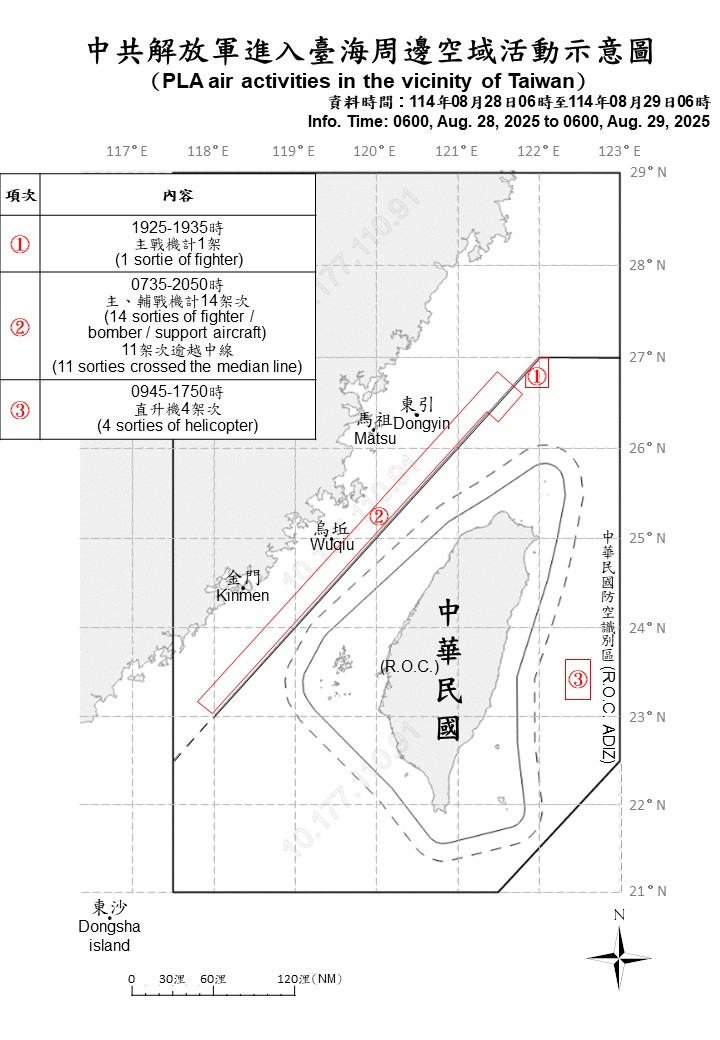
#> input picture exmpel/84835/000.jpg, 720 x 1040 px; its folder holds only this picture in this run
$ python -i red_detector.py   (imports and definitions only)
#> lines starting #> are read from the running program, lines starting #| are printed output that depends on the picture; after the words box and inside, x2 and y2 are one past the last pixel; in counts of white or black regions, pixels touching at a corner belong together
#> further down, picture is the input picture: shape (1040, 720, 3); mean B, G, R 241.7, 241.7, 242
"""
紅色框線區域偵測
在地圖 ROI 內做紅色分割，輸出多邊形頂點、線段、標點。
"""
from dataclasses import dataclass
from typing import List, Literal, Optional, Tuple

import cv2
import numpy as np

from .config import (
    DASHED_ANGLE_TOLERANCE,
    LINE_EXCLUDE_DILATE,
    LINE_ROI_LEFT,
    MAP_ROI_BOTTOM,
    MAP_ROI_LEFT,
    MAP_ROI_RIGHT,
    MAP_ROI_TOP,
    MAX_LINE_GAP,
    MAX_MARKER_AREA,
    MAX_POLYGON_AREA,
    MAX_POLYGON_CIRCULARITY,
    MIN_LINE_LENGTH,
    MIN_MARKER_AREA,
    MIN_MARKER_CIRCULARITY,
    MIN_PATH_LENGTH,
    MIN_POLYGON_AREA,
    POLYGON_APPROX_EPS,
    RED_HUE_RANGE,
    RED_HUE_RANGE_2,
    RED_SAT_MIN,
    RED_VAL_MIN,
)


@dataclass
class RedPolygon:
    """單一紅色多邊形"""
    pixel_polygon: List[Tuple[float, float]]
    pixel_bbox: Tuple[float, float, float, float]  # x, y, w, h
    area: float
    confidence: float  # 0~1，基於形狀閉合性、面積合理性


@dataclass
class RedLine:
    """紅色線段（實線或虛線）"""
    pixel_path: List[Tuple[float, float]]
    line_type: Literal["solid", "dashed"]
    confidence: float  # 0~1


@dataclass
class RedMarker:
    """紅色圓形標點"""
    center: Tuple[float, float]
    radius: float
    marker_label: Optional[str]  # 若可辨識編號
    confidence: float  # 0~1


def _get_red_mask(roi: np.ndarray) -> np.ndarray:
    """從 ROI 取得紅色二值遮罩（含低飽和度紅色）"""
    hsv = cv2.cvtColor(roi, cv2.COLOR_BGR2HSV)
    mask1 = cv2.inRange(hsv, (RED_HUE_RANGE[0], RED_SAT_MIN, RED_VAL_MIN), (RED_HUE_RANGE[1], 255, 255))
    mask2 = cv2.inRange(hsv, (RED_HUE_RANGE_2[0], RED_SAT_MIN, RED_VAL_MIN), (RED_HUE_RANGE_2[1], 255, 255))
    return cv2.bitwise_or(mask1, mask2)


# [67 lines left out: function _merge_line_segments, not called in this run]


def _infer_line_type(path: List[Tuple[float, float]]) -> Literal["solid", "dashed"]:
    """依路徑點數推斷 solid/dashed（多點通常為合併後的虛線）"""
    return "dashed" if len(path) > 3 else "solid"


# [133 lines left out: functions detect_red_lines, detect_red_markers, not called in this run]


def detect_red_regions(
    img: np.ndarray,
    min_area: int = MIN_POLYGON_AREA,
    max_area_ratio: float = 0.5,
) -> List[RedPolygon]:
    """
    偵測影像中的紅色框線區域，回傳多邊形列表。
    僅在 MAP_ROI 內搜尋。
    """
#> called with min_area = 180, max_area_ratio = 0.5
    h, w = img.shape[:2]
#> h = 1040; w = 720
    roi = img[
        int(h * MAP_ROI_TOP):int(h * MAP_ROI_BOTTOM),
        int(w * MAP_ROI_LEFT):int(w * MAP_ROI_RIGHT),
    ]
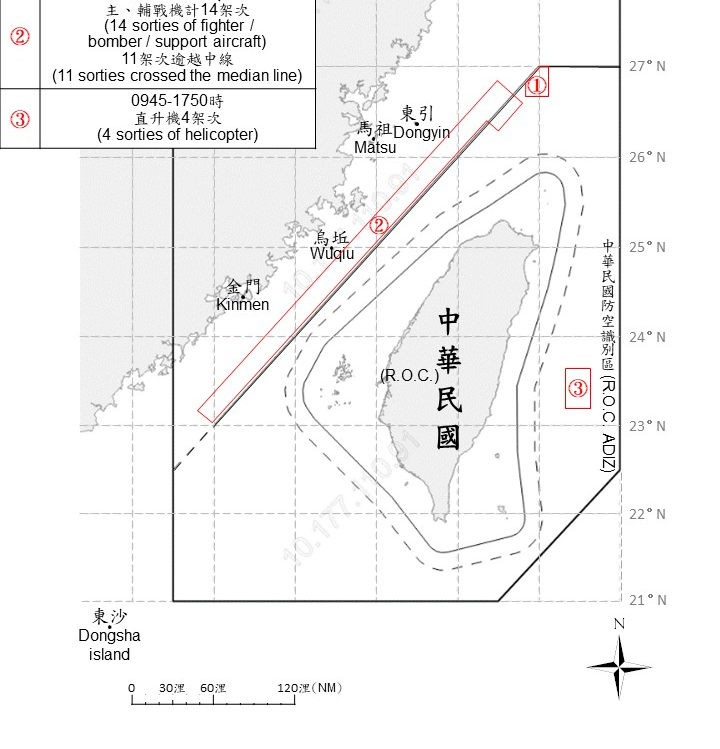
#> roi: shape (749, 720, 3); mean B, G, R 244.2, 244.2, 244.6
    roi_h, roi_w = roi.shape[:2]
#> roi_h = 749; roi_w = 720
    offset_x = int(w * MAP_ROI_LEFT)
#> offset_x = 0
    offset_y = int(h * MAP_ROI_TOP)
#> offset_y = 291

    red_mask = _get_red_mask(roi)
#> in _get_red_mask, `hsv = cv2.cvtColor(roi, cv2.COLOR_BGR2HSV)`: hsv: shape (749, 720, 3); mean H, S, V 4.2, 0.8, 244.7
#> in _get_red_mask, `mask1 = cv2.inRange(hsv, (RED_HUE_RANGE[0], RED_SAT_MIN, RED_VAL_MIN),..`:
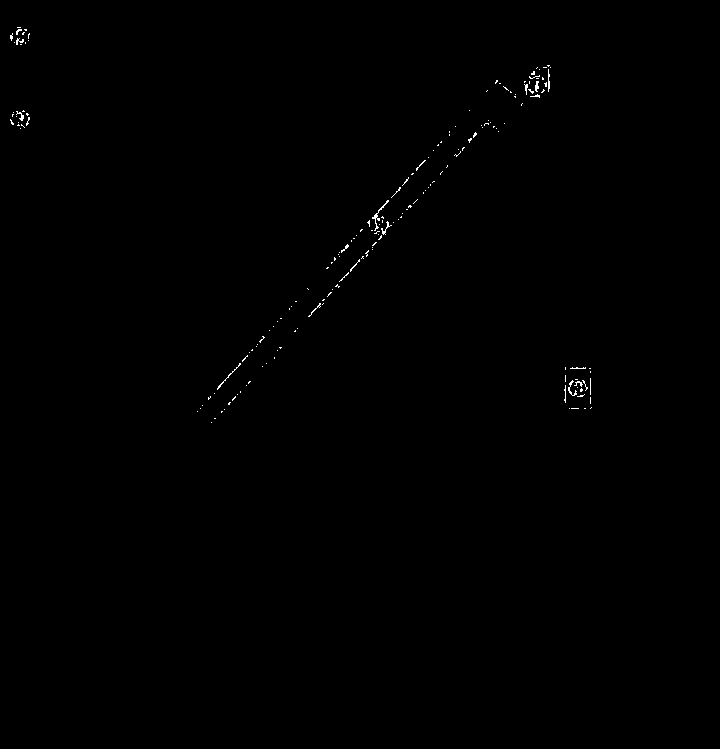
#> mask1: shape (749, 720); 0.22% white in thin lines or dots, all inside (x1, y1, x2, y2) = (10, 27, 592, 423)
#> in _get_red_mask, `mask2 = cv2.inRange(hsv, (RED_HUE_RANGE_2[0], RED_SAT_MIN, RED_VAL_MIN..`:
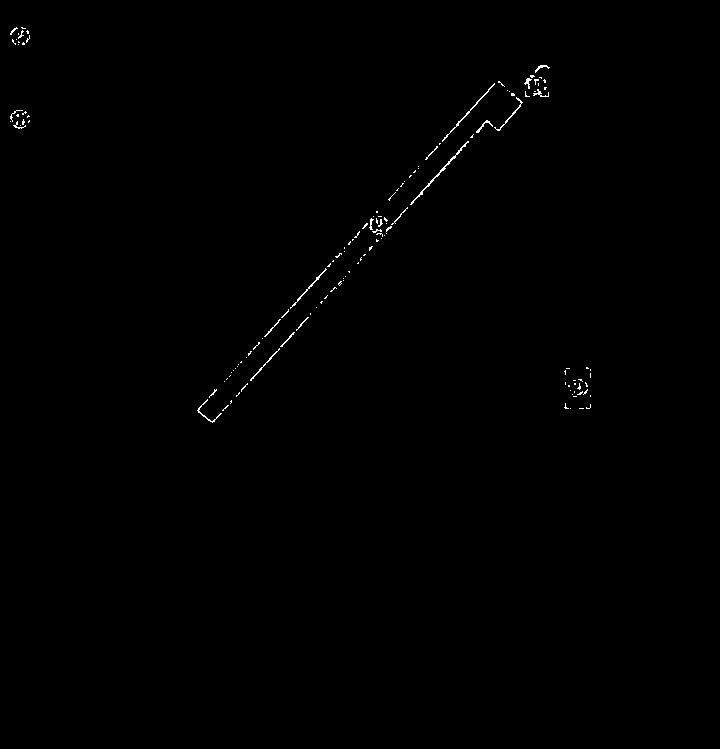
#> mask2: shape (749, 720); 0.31% white in thin lines or dots, all inside (x1, y1, x2, y2) = (10, 27, 591, 423)
#> in _get_red_mask, `return cv2.bitwise_or(mask1, mask2)`:
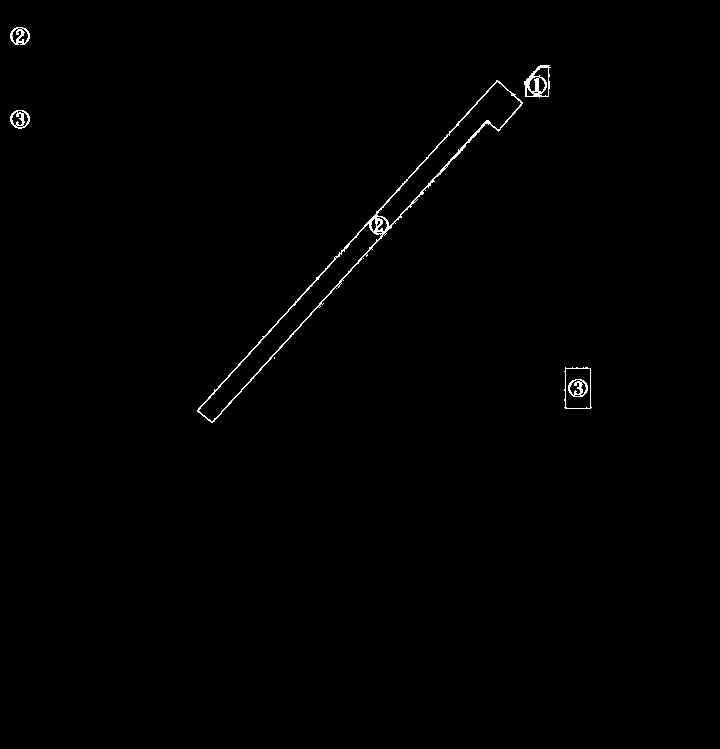
#> returned value: shape (749, 720); 0.54% white in thin lines or dots, all inside (x1, y1, x2, y2) = (10, 27, 592, 423)
    # 形態學處理，連接斷線（較強閉合以處理虛線邊框）
    kernel_close = cv2.getStructuringElement(cv2.MORPH_ELLIPSE, (4, 4))
    kernel_open = cv2.getStructuringElement(cv2.MORPH_ELLIPSE, (2, 2))
    red_mask = cv2.morphologyEx(red_mask, cv2.MORPH_CLOSE, kernel_close)
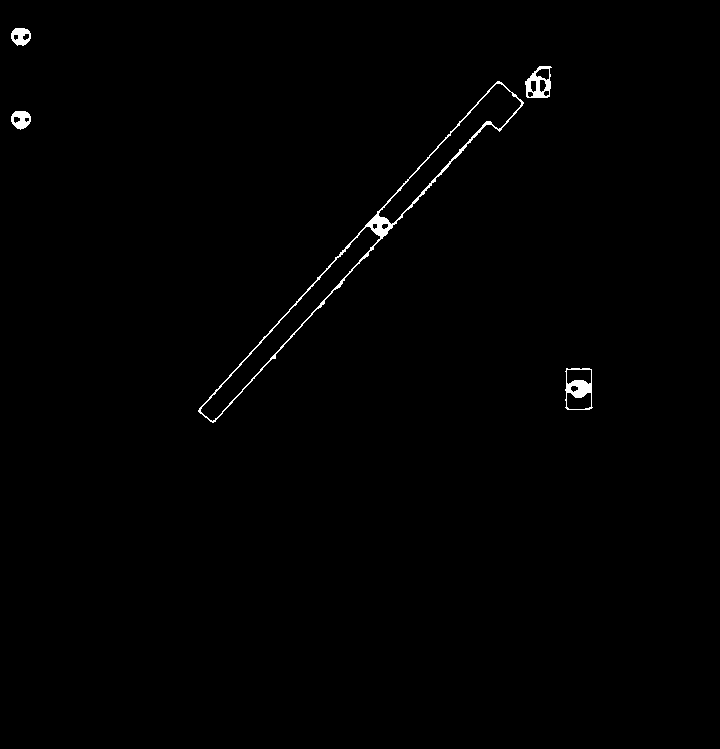
#> red_mask: shape (749, 720); 0.63% white; 5 white regions, box (x1, y1, x2, y2) and area: (198, 81, 524, 423) 2016, (565, 368, 593, 410) 471, (525, 66, 552, 98) 433, (11, 111, 31, 130) 253, (11, 28, 31, 46) 243
    red_mask = cv2.morphologyEx(red_mask, cv2.MORPH_OPEN, kernel_open)
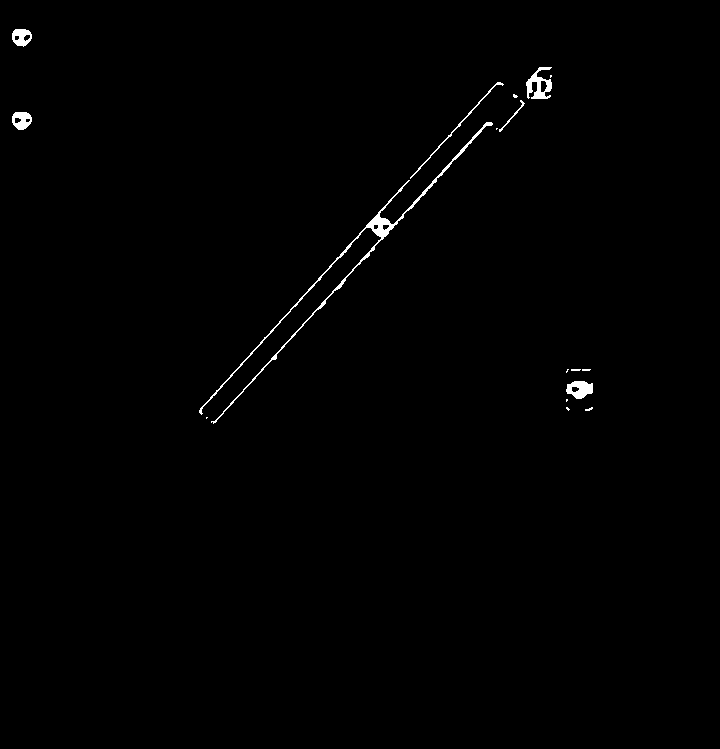
#> red_mask: shape (749, 720); 0.62% white; 17 white regions (10 under 20 px)

    # 找輪廓
    contours, _ = cv2.findContours(
        red_mask, cv2.RETR_EXTERNAL, cv2.CHAIN_APPROX_SIMPLE
    )
#> contours = 17 contours, 10 with area under 20; largest, box (x1, y1, x2, y2) and area: (199, 122, 493, 424) 1163, (526, 67, 552, 99) 393, (566, 381, 593, 399) 326, (12, 112, 32, 130) 262, (12, 29, 32, 47) 256, (410, 82, 504, 179) 112, (499, 100, 525, 132) 40

    polygons: List[RedPolygon] = []
    max_area = roi_w * roi_h * max_area_ratio
#> max_area = 269640

    for cnt in contours:
        area = cv2.contourArea(cnt)
        if area < min_area or area > max_area:
            continue
        if area > MAX_POLYGON_AREA:
            continue

        peri = cv2.arcLength(cnt, True)
        if peri <= 0:
            continue
        circularity = 4 * np.pi * area / (peri * peri)
        if circularity > MAX_POLYGON_CIRCULARITY:
            continue

        # 近似多邊形（略放寬誤差以保留細長輪廓的頂點）
        approx = cv2.approxPolyDP(cnt, POLYGON_APPROX_EPS * peri, True)

        if len(approx) < 3:
            continue

        # 轉為 (x, y) 列表，加回 ROI 偏移
        points = [
            (float(p[0][0]) + offset_x, float(p[0][1]) + offset_y)
            for p in approx
        ]

        x, y, bw, bh = cv2.boundingRect(approx)
        bbox = (float(x + offset_x), float(y + offset_y), float(bw), float(bh))

        # 信心：面積合理性 + 頂點數
        area_ratio = area / max_area
        vertex_score = min(1.0, len(approx) / 6)
        confidence = 0.5 * (1 - min(area_ratio, 1)) + 0.5 * vertex_score

        polygons.append(RedPolygon(
            pixel_polygon=points,
            pixel_bbox=bbox,
            area=area,
            confidence=min(1.0, confidence),
        ))
#> this loop made 17 passes
#> (area, peri, circularity) on passes 11, 17: (262, 60.28, 0.906), (256, 60.28, 0.885)
#> area on passes 12, 14: 40.5, 112
#> after the loop, polygons = 2 items

    # NMS：重疊多邊形保留較大者
    if len(polygons) > 1:
        sorted_p = sorted(polygons, key=lambda p: p.area, reverse=True)
#> sorted_p = 2 items
        keep = []
        for pi in sorted_p:
            xi, yi, wi, hi = pi.pixel_bbox
            ai = pi.area
            discard = False
            for pj in keep:
                xj, yj, wj, hj = pj.pixel_bbox
                inter_x = max(xi, xj)
                inter_y = max(yi, yj)
                inter_w = min(xi + wi, xj + wj) - inter_x
                inter_h = min(yi + hi, yj + hj) - inter_y
                if inter_w > 0 and inter_h > 0:
                    inter_area = inter_w * inter_h
                    if inter_area / ai > 0.5:
                        discard = True
                        break
            if not discard:
                keep.append(pi)
#> this loop made 2 passes
#> (xi, yi, wi, hi, ai) on passes 1 to 2: (528, 358, 24, 32, 393), (567, 672, 26, 18, 326)
#> after the loop, keep = 2 items
        polygons = keep

    return polygons

>>> import cv2
>>> picture = cv2.imread('../exmpel/84835/000.jpg')
>>> result = detect_red_regions(picture)
#> result = 2 items
